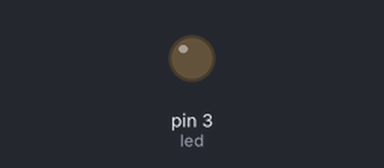
Simulated run of this sketch. Board: Arduino Uno, built with avr-gcc and run on an emulated ATmega328P. Shown: output pins drawn as LEDs (lit = HIGH).

Above: at 0.05 s.
At 0.45 s:
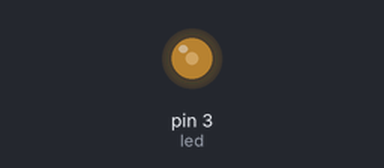
At 0.9 s:
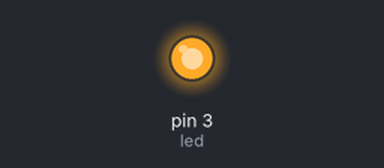
Timing chart, 0 to 3.0 s (numbered marks = the images above):
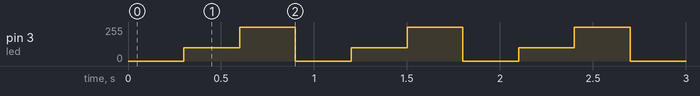

Measured:
- by itself, pin 3 (led): repeats every 0.90 s: 255/255 0.30 s, 0/255 0.30 s, 100/255 0.30 s

The sketch:

analogWrite.ino
```cpp
#define led 3

void setup() {
  pinMode(led, OUTPUT);
  Serial.begin(9600);
}

/////analogWrtie실습

void loop() {
  analogWrite(led, 0);
  delay(300);
  analogWrite(led, 100);
  delay(300);
  analogWrite(led, 255);
  delay(300);
}
```
